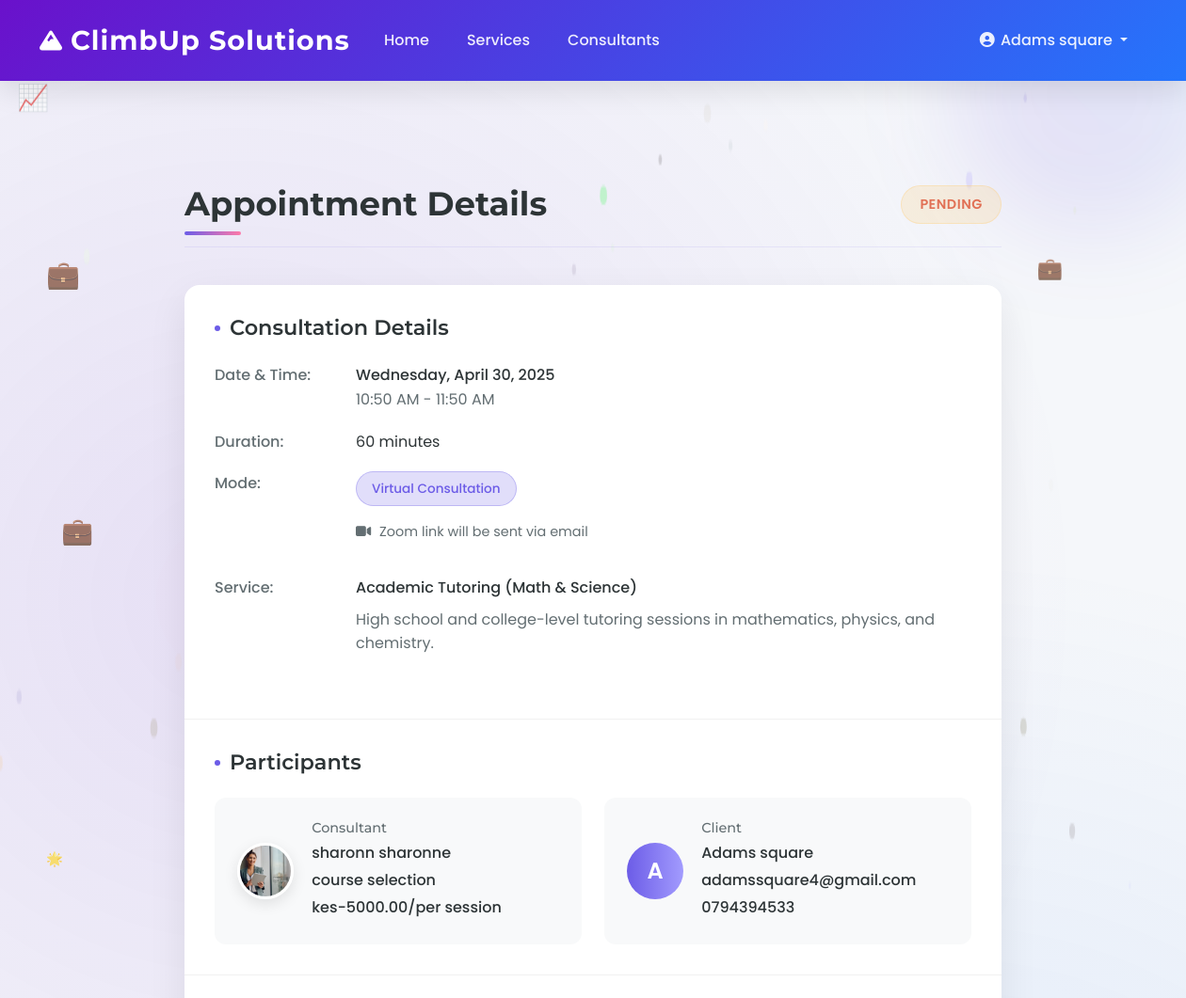
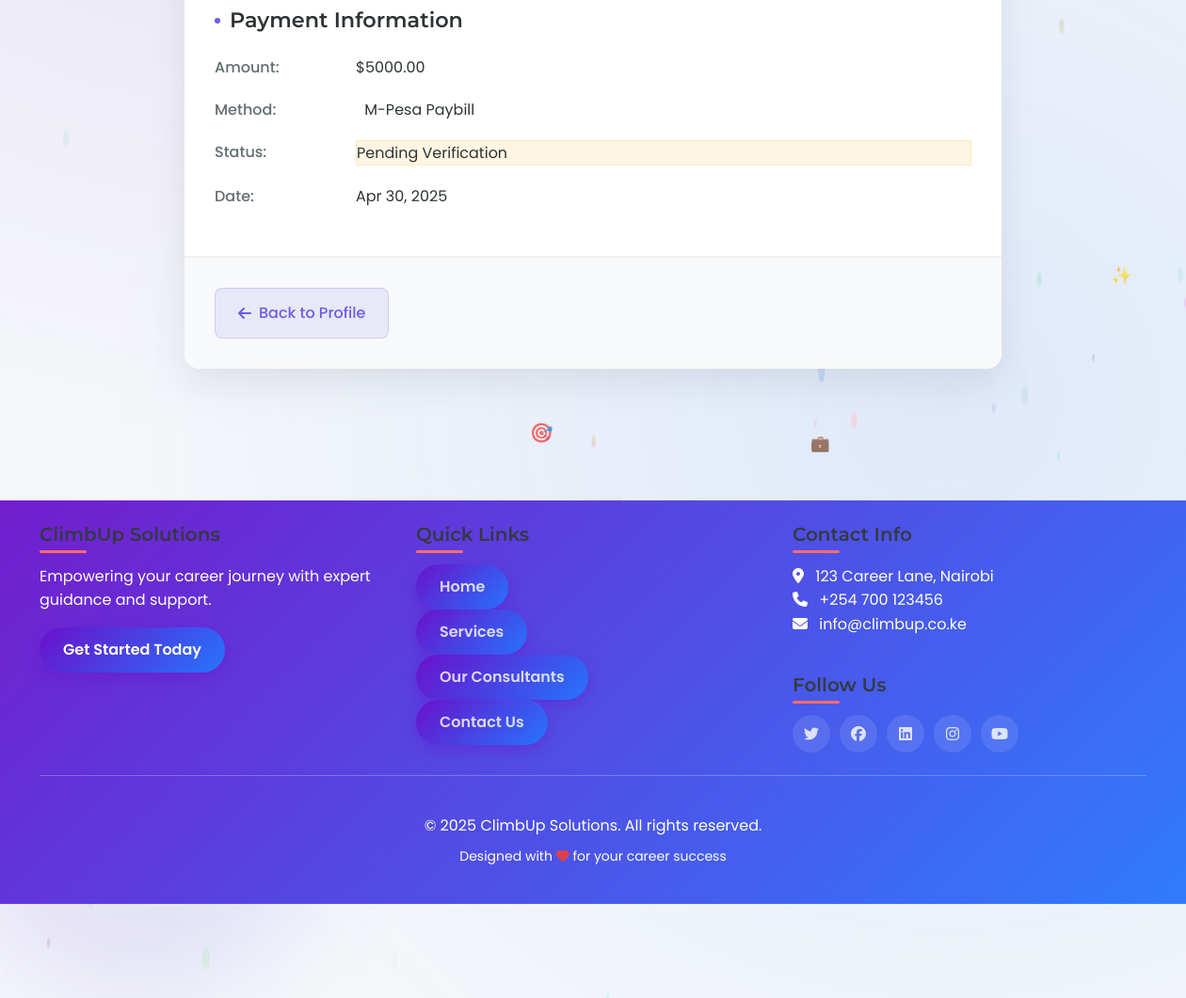
The app's page /profile/appointments/11/ (signed in) with its own data (2 pictures, top to bottom).
### assist/models.py (models this page shows, shortened)
class Appointment(models.Model):
    MODE_CHOICES = (
        ("virtual", "Virtual Consultation"),
        ("physical", "Physical Meeting"),
    )
    STATUS_CHOICES = (
        ("pending", "Pending"),
        ("confirmed", "Confirmed"),
        ("completed", "Completed"),
        ("cancelled", "Cancelled"),
    )
    meet_link = models.URLField(blank=True, null=True)
    client = models.ForeignKey(
        Client, on_delete=models.CASCADE, related_name="appointments"
    )
    consultant = models.ForeignKey(
        Consultant, on_delete=models.CASCADE, related_name="appointments"
    )
    service = models.ForeignKey(
        Service,
        on_delete=models.SET_NULL,
        null=True,
        blank=True,
        related_name="appointments",
    )
    start_time = models.DateTimeField()
    end_time = models.DateTimeField()
    mode = models.CharField(max_length=10, choices=MODE_CHOICES)
    status = models.CharField(max_length=10, choices=STATUS_CHOICES, default="pending")
    created_at = models.DateTimeField(auto_now_add=True)
    def duration(self):
        return (self.end_time - self.start_time).seconds // 60  # in minutes

class Service(models.Model):
    name = models.CharField(max_length=255)
    description = models.TextField()
    consultant = models.ForeignKey(
        Consultant, on_delete=models.CASCADE, related_name="services"
    )

class Consultant(models.Model):
    user = models.OneToOneField(
        User, on_delete=models.CASCADE, related_name="consultant_profile"
    )
    expertise = models.CharField(max_length=255)
    bio = models.TextField()
    hourly_rate = models.DecimalField(max_digits=8, decimal_places=2)
    is_active = models.BooleanField(default=True)
    photo = models.ImageField(upload_to="consultant/", null=True, blank=True)

class Client(models.Model):
    user = models.OneToOneField(
        User, on_delete=models.CASCADE, related_name="client_profile"
    )
    phone = models.CharField(max_length=15)
    date_of_birth = models.DateField()
    referral_details = models.TextField(blank=True, null=True)

class Payment(models.Model):
    PAYMENT_METHODS = (
        ("mpesa", "M-Pesa Paybill"),
        ("bank_transfer", "Bank Transfer"),
    )
    STATUS_CHOICES = (
        ("pending", "Pending Verification"),
        ("confirmed", "Confirmed"),
        ("rejected", "Rejected"),
    )
    appointment = models.OneToOneField(
        Appointment, on_delete=models.CASCADE, related_name="payment"
    )
    amount = models.DecimalField(max_digits=10, decimal_places=2)
    method = models.CharField(max_length=20, choices=PAYMENT_METHODS)
    status = models.CharField(max_length=20, choices=STATUS_CHOICES, default="pending")
    payment_date = models.DateTimeField(auto_now_add=True)
    verified_by_admin = models.BooleanField(default=False)

### assist/views.py (the view)
# urls.py: path("appointments/<int:pk>/", views.appointment_detail, name="appointment_detail"),
@login_required
def appointment_detail(request, pk):
    appointment = get_object_or_404(
        Appointment, pk=pk, client=request.user.client_profile
    )
    return render(
        request, "profile/appointment_detail.html", {"appointment": appointment}
    )

### assist/context_processors.py (called while the page is built)
def unread_notifications(request):
    unread_count = 0
    if request.user.is_authenticated:
        unread_count = request.user.notifications.filter(read=False).count()
    return {"unread_count": unread_count}

### assist/templatetags/user_tags.py (called while the page is built)
@register.filter
def is_consultant(user):
    return hasattr(user, "consultant_profile")

### assist/templates/profile/appointment_detail.html (shortened to what this page needs)
{% extends 'base.html' %}
{% block content %}
<div class="appointment-detail-container">
    <div class="appointment-header">
        <h1>Appointment Details</h1>
        <span class="status-badge status-{{ appointment.status }}">
            {{ appointment.get_status_display }}
        </span>
    </div>
    <div class="appointment-card">
        <div class="section">
            <h2>Consultation Details</h2>
            <div class="detail-row">
                <span class="detail-label">Date & Time:</span>
                <span class="detail-value">
                    <span style="font-weight: 500;">{{ appointment.start_time|date:"l, F j, Y" }}</span><br>
                    <span style="color: #636e72;">{{ appointment.start_time|date:"g:i A" }} - {{ appointment.end_time|date:"g:i A" }}</span>
                </span>
            </div>
            <div class="detail-row">
                <span class="detail-label">Duration:</span>
                <span class="detail-value">{{ appointment.duration }} minutes</span>
            </div>
            <div class="detail-row">
                <span class="detail-label">Mode:</span>
                <span class="detail-value">
                    <span class="mode-indicator mode-{{ appointment.mode }}">
                        {{ appointment.get_mode_display }}
                    </span>
                    {% if appointment.mode == 'virtual' %}
                        <p class="mode-details"><i class="fas fa-video" style="margin-right: 5px;"></i> Zoom link will be sent via email</p>
                    {% else %}
                        <p class="mode-details"><i class="fas fa-map-marker-alt" style="margin-right: 5px;"></i> Location: {{ appointment.consultant.get_office_address }}</p>
                    {% endif %}
                </span>
            </div>
            <div class="detail-row">
                <span class="detail-label">Service:</span>
                <span class="detail-value">
                    <span style="font-weight: 500;">{{ appointment.service.name|default:"General Consultation" }}</span>
                    {% if appointment.service.description %}
                        <p class="service-description" style="color: #636e72; margin-top: 0.5rem;">{{ appointment.service.description }}</p>
                    {% endif %}
                </span>
            </div>
        </div>
        <div class="section">
            <h2>Participants</h2>
            <div class="participants">
                <div class="participant-card">
                    <img src="{{ appointment.consultant.photo.url }}" alt="{{ appointment.consultant.user.get_full_name }}">
                    <div class="participant-info">
                        <h3>Consultant</h3>
                        <p>{{ appointment.consultant.user.get_full_name }}</p>
                        <p>{{ appointment.consultant.expertise }}</p>
                        <p>kes-{{ appointment.consultant.hourly_rate }}/per session</p>
                    </div>
                </div>
                <div class="participant-card">
                    <div class="user-avatar">
                        {{ appointment.client.user.get_full_name|slice:":1" }}
                    </div>
                    <div class="participant-info">
                        <h3>Client</h3>
                        <p>{{ appointment.client.user.get_full_name }}</p>
                        <p>{{ appointment.client.user.email }}</p>
                        <p>{{ appointment.client.phone }}</p>
                    </div>
                </div>
            </div>
        </div>
        {% if appointment.payment %}
        <div class="section">
            <h2>Payment Information</h2>
            <div class="detail-row">
                <span class="detail-label">Amount:</span>
                <span class="detail-value">${{ appointment.payment.amount }}</span>
            </div>
            <div class="detail-row">
                <span class="detail-label">Method:</span>
                <span class="detail-value">
                    {{ appointment.payment.get_method_display }}
                </span>
            </div>
            <div class="detail-row">
                <span class="detail-label">Status:</span>
                <span class="detail-value status-{{ appointment.payment.status }}">
                    {{ appointment.payment.get_status_display }}
                </span>
            </div>
            <div class="detail-row">
                <span class="detail-label">Date:</span>
                <span class="detail-value">{{ appointment.payment.payment_date|date:"M d, Y" }}</span>
            </div>
        </div>
        {% endif %}
        <div class="action-buttons">
            <a href="{% url 'user_profile' %}" class="btn-back">
                <i class="fas fa-arrow-left" style="margin-right: 8px;"></i> Back to Profile
            </a>
        </div>
    </div>
</div>
{% endblock %}

### assist/templates/base.html (shortened to what this page needs)
{% load user_tags %}
<!DOCTYPE html>
<html lang="en">
<head>
    <link href="https://cdn.jsdelivr.net/npm/bootstrap@5.3.0/dist/css/bootstrap.min.css" rel="stylesheet">
    <link rel="stylesheet" href="https://cdnjs.cloudflare.com/ajax/libs/font-awesome/6.4.0/css/all.min.css">
</head>
<body>
    <div class="decorative-shape shape-1"></div>
    <div class="decorative-shape shape-2"></div>
    <nav class="navbar navbar-expand-lg navbar-dark sticky-top">
        <div class="container">
            <a class="navbar-brand" href="{% url 'home' %}">
                <i class="fas fa-mountain me-2"></i>ClimbUp Solutions
            </a>
            <div class="collapse navbar-collapse" id="navbarNav">
                <ul class="navbar-nav me-auto">
                    <li class="nav-item">
                        <a class="nav-link" href="{% url 'home' %}">Home</a>
                    </li>
                    <li class="nav-item">
                        <a class="nav-link" href="{% url 'services' %}">Services</a>
                    </li>
                    <li class="nav-item">
                        <a class="nav-link" href="{% url 'consultants' %}">Consultants</a>
                    </li>
                </ul>
                <ul class="navbar-nav">
                    {% if user.is_authenticated %}
                        <li class="nav-item dropdown">
                            <a class="nav-link dropdown-toggle" href="#" id="userDropdown" role="button" data-bs-toggle="dropdown">
                                <i class="fas fa-user-circle fa-fw"></i> {{ user.get_full_name|default:user.username }}
                            </a>
                        </li>
                    {% endif %}
                </ul>
            </div>
        </div>
    </nav>
    <main class="container my-5">
        {% block content %}{% endblock %}
    </main>
    <footer class="py-4 mt-5">
        <div class="container">
            <div class="row">
                <div class="col-md-4 mb-4 mb-md-0">
                    <h5>ClimbUp Solutions</h5>
                    <p>Empowering your career journey with expert guidance and support.</p>
                    <div class="mt-3">
                        <button class="btn btn-magic pulse">Get Started Today</button>
                    </div>
                </div>
               <div class="col-md-4 mb-4 mb-md-0">
            <h5>Quick Links</h5>
            <div class="link-buttons">
                <a href="{% url 'home' %}" class="btn btn-magic pulse">Home</a><br>
                <a href="{% url 'services' %}" class="btn btn-magic pulse">Services</a><br>
                <a href="{% url 'consultants' %}" class="btn btn-magic pulse">Our Consultants</a><br>
                <a href="{% url 'contact' %}" class="btn btn-magic pulse">Contact Us</a><br>
            </div>
        </div>
                <div class="col-md-4">
                    <h5>Contact Info</h5>
                    <address class="mb-3">
                        <i class="fas fa-map-marker-alt me-2"></i> 123 Career Lane, Nairobi<br>
                        <i class="fas fa-phone me-2"></i> +254 700 123456<br>
                        <i class="fas fa-envelope me-2"></i> info@climbup.co.ke
                    </address>
                    <h5 class="mt-4">Follow Us</h5>
                    <div class="social-icons d-flex">
                        <a href="#"><i class="fab fa-twitter"></i></a>
                        <a href="#"><i class="fab fa-facebook"></i></a>
                        <a href="#"><i class="fab fa-linkedin"></i></a>
                        <a href="#"><i class="fab fa-instagram"></i></a>
                        <a href="#"><i class="fab fa-youtube"></i></a>
                    </div>
                </div>
            </div>
            <hr class="bg-light my-4">
            <div class="text-center pt-3">
                <p class="mb-0">&copy; {% now "Y" %} ClimbUp Solutions. All rights reserved.</p>
                <p class="small mt-2">Designed with <i class="fas fa-heart text-danger"></i> for your career success</p>
            </div>
        </div>
    </footer>
</body>
</html>

### assist/templates/base.html (style rules this page uses)
:root { --primary-color: #6a11cb; --secondary-color: #2575fc; --accent-color: #ff6b6b; --light-color: #f8f9fa; --dark-color: #343a40; --success-color: #28a745; --info-color: #17a2b8; --warning-color: #ffc107; --danger-color: #dc3545; --text-color: #495057; --text-light: #6c757d; --gradient-primary: linear-gradient(135deg, var(--primary-color) 0%, var(--secondary-color) 100%); --gradient-accent: linear-gradient(135deg, var(--accent-color) 0%, #ff8e53 100%); --box-shadow: 0 10px 30px rgba(0, 0, 0, 0.1); --box-shadow-hover: 0 15px 35px rgba(0, 0, 0, 0.15); --transition: all 0.3s ease-in-out; }
* { margin: 0; padding: 0; box-sizing: border-box; }
body { font-family: 'Poppins', sans-serif; color: var(--text-color); background-color: #f5f7fa; line-height: 1.6; overflow-x: hidden; position: relative; }
body::before { content: ''; position: fixed; top: 0; left: 0; width: 100%; height: 100%; background: radial-gradient(circle at 20% 30%, rgba(106, 17, 203, 0.1) 0%, transparent 50%), radial-gradient(circle at 80% 70%, rgba(37, 117, 252, 0.1) 0%, transparent 50%); z-index: -1; pointer-events: none; }
h1, h2, h3, h4, h5, h6 { font-family: 'Montserrat', sans-serif; font-weight: 600; color: var(--dark-color); }
.navbar { background: var(--gradient-primary) !important; box-shadow: var(--box-shadow); padding: 15px 0; transition: var(--transition); }
.navbar-brand { font-family: 'Montserrat', sans-serif; font-weight: 700; font-size: 1.8rem; letter-spacing: 1px; display: flex; align-items: center; transition: var(--transition); }
.navbar-brand i { font-size: 1.5rem; margin-right: 10px; color: white; }
.nav-link { font-weight: 500; padding: 8px 15px !important; margin: 0 5px; border-radius: 50px; transition: var(--transition); position: relative; color: rgba(255, 255, 255, 0.9) !important; }
.nav-link::before { content: ''; position: absolute; bottom: 0; left: 50%; transform: translateX(-50%); width: 0; height: 2px; background-color: white; transition: var(--transition); }
main { min-height: calc(100vh - 300px); padding-top: 30px; padding-bottom: 60px; position: relative; }
.container { max-width: 1200px; }
footer { background: var(--gradient-primary); color: white; padding: 60px 0 30px; position: relative; overflow: hidden; }
footer::before { content: ''; position: absolute; top: 0; left: 0; width: 100%; height: 100%; background-size: cover; z-index: 0; }
footer h5 { font-weight: 600; margin-bottom: 20px; position: relative; display: inline-block; }
footer h5::after { content: ''; position: absolute; bottom: -8px; left: 0; width: 50px; height: 3px; background: var(--accent-color); border-radius: 3px; }
footer a { color: rgba(255, 255, 255, 0.8) !important; text-decoration: none; transition: var(--transition); display: inline-block; }
.social-icons a { display: inline-flex; align-items: center; justify-content: center; width: 40px; height: 40px; border-radius: 50%; background-color: rgba(255, 255, 255, 0.1); margin-right: 10px; transition: var(--transition); }
.btn-magic { background: var(--gradient-primary); border: none; color: white; padding: 12px 25px; border-radius: 50px; font-weight: 600; box-shadow: 0 5px 15px rgba(106, 17, 203, 0.4); transition: var(--transition); position: relative; overflow: hidden; }
.btn-magic::before { content: ''; position: absolute; top: 0; left: -100%; width: 100%; height: 100%; background: linear-gradient(90deg, transparent, rgba(255, 255, 255, 0.2), transparent); transition: 0.5s; }
.pulse { animation: pulse 2s infinite; }
.decorative-shape { position: absolute; width: 200px; height: 200px; border-radius: 50%; background: linear-gradient(45deg, rgba(106, 17, 203, 0.1), rgba(37, 117, 252, 0.1)); filter: blur(50px); z-index: -1; }
.shape-1 { top: -50px; right: -50px; width: 300px; height: 300px; }
.shape-2 { bottom: -100px; left: -50px; width: 400px; height: 400px; }

### records on screen
Appointment: status "PENDING", start_time "Wednesday, April 30, 2025", start_time "10:50 AM", end_time "11:50 AM", duration "60", mode "Virtual Consultation", service.name "Academic Tutoring (Math & Science)", service.description "High school and college-level tutoring sessions in mathematics, physics, and chemistry.", consultant.photo (picture), consultant.user.get_full_name "sharonn sharonne", consultant.expertise "course selection", consultant.hourly_rate "5000.00", client.user.get_full_name "A", client.user.get_full_name "Adams square", client.user.email "adamssquare4@gmail.com", client.phone "0794394533", payment.amount "5000.00", payment.method "M-Pesa Paybill", payment.status "Pending Verification", payment.payment_date "Apr 30, 2025"

### other values on screen
{{ user.get_full_name|default:user.username }} "Adams square"
